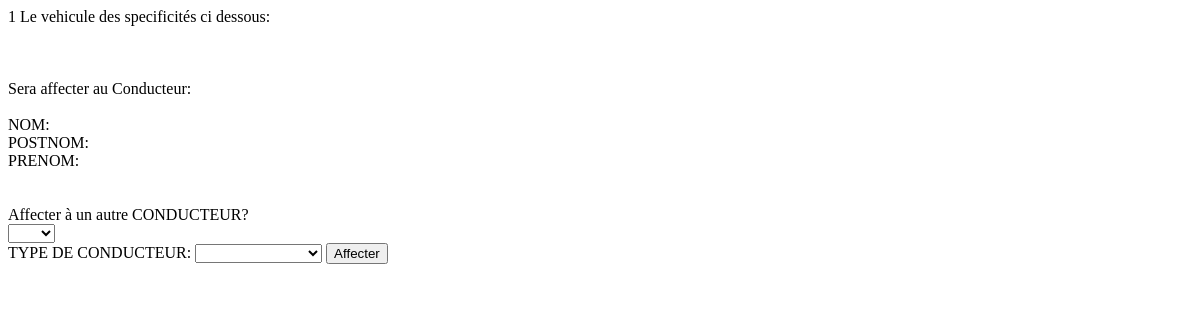
Before: /affectation_conducteur.php?id_cond=1 with the older database file.
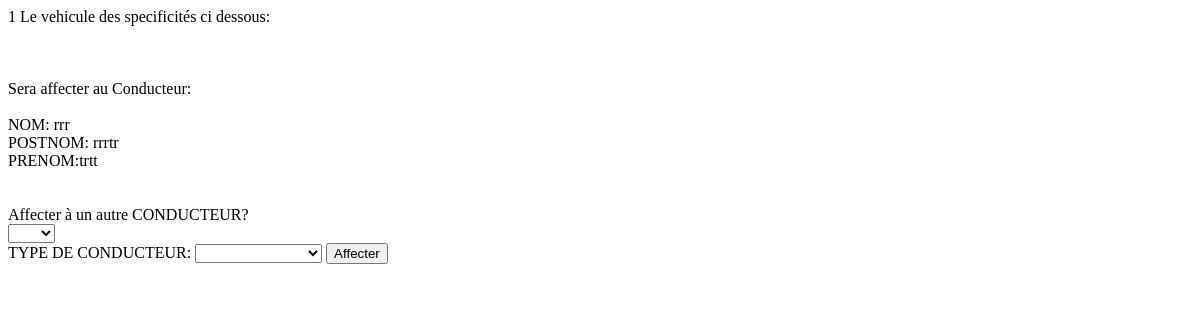
After: the same page with the newer database file.
### tables this page shows
CREATE TABLE `conducteur` (
  `id_cond` int(11) NOT NULL,
  `nom_cond` varchar(255) NOT NULL,
  `postnom_cond` varchar(255) NOT NULL,
  `prenom_cond` varchar(255) NOT NULL,
  `sexe_cond` varchar(255) NOT NULL,
  `date_naiss_cond` date NOT NULL,
  `lieu_naiss_cond` varchar(255) NOT NULL,
  `province_cond` varchar(255) NOT NULL,
  `ville_cond` varchar(255) NOT NULL,
  `commune_cond` varchar(255) NOT NULL,
  `quartier_cond` varchar(255) NOT NULL,
  `avennue_cond` varchar(255) NOT NULL,
  `num_domicile_cond` varchar(255) NOT NULL,
  `tel1_cond` varchar(255) NOT NULL,
  `tel2_cond` varchar(255) NOT NULL,
  `email_cond` varchar(255) NOT NULL,
  `scan_identite_cond` varchar(255) NOT NULL,
  `photo_cond` varchar(255) NOT NULL,
  `id_ut_fk` int(11) NOT NULL,
  `nom_ut_fk` varchar(255) NOT NULL,
  `id_mt_fk` int(11) NOT NULL,
  `num_plaque_mt_fk` varchar(255) NOT NULL,
  `date_enreg_conducteur` timestamp NOT NULL DEFAULT CURRENT_TIMESTAMP ON UPDATE CURRENT_TIMESTAMP
);

### affectation_conducteur.php (the view, shortened to what this page needs)
<?php
require('connexion.php');
?>
<!DOCTYPE html>
<html>
<head>
</head>
<body>
Le vehicule des specificités ci dessous:<br><br>
<br><br>
Sera affecter au Conducteur:<br><br>
<?php
$req2=("SELECT * FROM conducteur WHERE id_cond='".$_SESSION['id_cond']."'  ");
$res2=mysqli_query($conn,$req2) or die(mysqli_error());
?>
 <?php while ($aff2=mysqli_fetch_assoc($res2)){?>
NOM: <?php echo ($aff2['nom_cond'])?><br>
POSTNOM: <?php echo ($aff2['postnom_cond'])?><br>
PRENOM:<?php echo ($aff2['prenom_cond'])?><br>
<?php }?>
</body>
</html>
<form method="POST" action="" enctype="multipart/form-data" accept-charset="utf-8">
<?php
$req2=("SELECT * FROM conducteur WHERE id_cond='".$_SESSION['id_cond']."'  ");
$res2=mysqli_query($conn,$req2) or die(mysqli_error());
?>
 <?php while ($aff2=mysqli_fetch_assoc($res2)){?>
<input class="text" type="hidden" name="id_cond_affect" value="<?php echo ($aff2['id_cond'])?>"><br>
<input class="text" type="hidden" name="nom_cond_affect" value="<?php echo ($aff2['nom_cond'])?>"><br>
Affecter à un autre CONDUCTEUR?<br>
<select name="etat_cond_affect" required="">
	<option></option>
	<option value="non">Non</option>
</select><br>
TYPE DE CONDUCTEUR:
<select name="type_cond_affect" required="">
	<option></option>
	<option value="Taximan">Taximan</option>
</select>
<?php }?>
<input type="submit" name="submit" value="Affecter">
</form>

Changed rows visible on the page:
changed conducteur: nom_cond (not shown) → "rrr"; postnom_cond (not shown) → "rrrtr"; prenom_cond (not shown) → "trtt"
